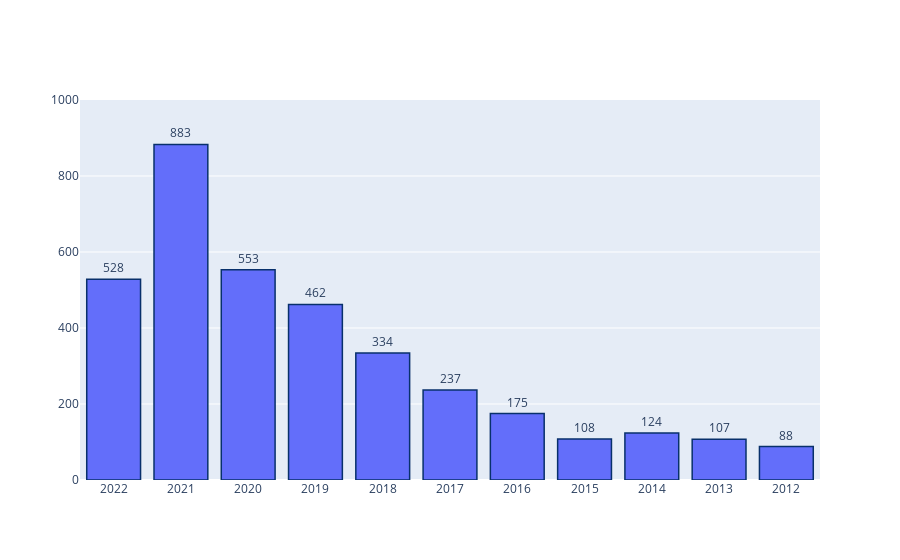

This figure's notebook cell:
### Code cell
fig = make_subplots(rows=1, cols=1, specs=[[{"type": "bar"}]])

fig.add_trace(go.Bar(
     x=n_years['index'], y=n_years['total'], showlegend=False,
    text =n_years['total'], 
     name="Years"), 
     row=1, col=1)
fig.update_traces(textposition='outside', marker_line_color='rgb(8,48,107)',  marker_line_width=1.5)
fig.update_yaxes(range=[0,1000])
fig.show()

### Figure 1 — Plotly figure (JSON) as saved in the notebook; plotly's stock layout.template omitted (floating-point values rounded to 4 significant figures)
{"data": [{"marker": {"line": {"color": "rgb(8,48,107)", "width": 1.5}}, "name": "Years", "showlegend": false, "text": [528, 883, 553, 462, 334, 237, 175, 108, 124, 107, 88], "textposition": "outside", "type": "bar", "x": ["2022", "2021", "2020", "2019", "2018", "2017", "2016", "2015", "2014", "2013", "2012"], "xaxis": "x", "y": [528, 883, 553, 462, 334, 237, 175, 108, 124, 107, 88], "yaxis": "y"}], "layout": {"xaxis": {"anchor": "y", "domain": [0, 1]}, "yaxis": {"anchor": "x", "domain": [0, 1], "range": [0, 1000]}}}
